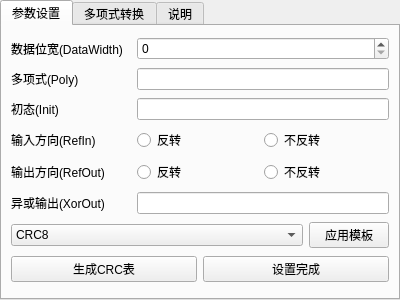
<?xml version="1.0" encoding="UTF-8"?>
<ui version="4.0">
 <class>FormCRCConf</class>
 <widget class="QWidget" name="FormCRCConf">
  <property name="geometry">
   <rect>
    <x>0</x>
    <y>0</y>
    <width>400</width>
    <height>300</height>
   </rect>
  </property>
  <property name="windowTitle">
   <string>CRC设置</string>
  </property>
  <layout class="QVBoxLayout" name="verticalLayout">
   <property name="spacing">
    <number>0</number>
   </property>
   <property name="leftMargin">
    <number>0</number>
   </property>
   <property name="topMargin">
    <number>0</number>
   </property>
   <property name="rightMargin">
    <number>0</number>
   </property>
   <property name="bottomMargin">
    <number>0</number>
   </property>
   <item>
    <widget class="QTabWidget" name="tabWidget">
     <property name="currentIndex">
      <number>0</number>
     </property>
     <widget class="QWidget" name="tab">
      <attribute name="title">
       <string>参数设置</string>
      </attribute>
      <layout class="QVBoxLayout" name="verticalLayout_2">
       <item>
        <layout class="QHBoxLayout" name="horizontalLayout_3">
         <item>
          <widget class="QLabel" name="label">
           <property name="sizePolicy">
            <sizepolicy hsizetype="Fixed" vsizetype="Preferred">
             <horstretch>0</horstretch>
             <verstretch>0</verstretch>
            </sizepolicy>
           </property>
           <property name="minimumSize">
            <size>
             <width>120</width>
             <height>0</height>
            </size>
           </property>
           <property name="text">
            <string>数据位宽(DataWidth)</string>
           </property>
          </widget>
         </item>
         <item>
          <widget class="QSpinBox" name="spin_dataWidth"/>
         </item>
        </layout>
       </item>
       <item>
        <layout class="QHBoxLayout" name="horizontalLayout_4">
         <item>
          <widget class="QLabel" name="label_2">
           <property name="sizePolicy">
            <sizepolicy hsizetype="Fixed" vsizetype="Preferred">
             <horstretch>0</horstretch>
             <verstretch>0</verstretch>
            </sizepolicy>
           </property>
           <property name="minimumSize">
            <size>
             <width>120</width>
             <height>0</height>
            </size>
           </property>
           <property name="text">
            <string>多项式(Poly)</string>
           </property>
          </widget>
         </item>
         <item>
          <widget class="QLineEdit" name="lineEdit_poly"/>
         </item>
        </layout>
       </item>
       <item>
        <layout class="QHBoxLayout" name="horizontalLayout_5">
         <item>
          <widget class="QLabel" name="label_3">
           <property name="sizePolicy">
            <sizepolicy hsizetype="Fixed" vsizetype="Preferred">
             <horstretch>0</horstretch>
             <verstretch>0</verstretch>
            </sizepolicy>
           </property>
           <property name="minimumSize">
            <size>
             <width>120</width>
             <height>0</height>
            </size>
           </property>
           <property name="text">
            <string>初态(Init)</string>
           </property>
          </widget>
         </item>
         <item>
          <widget class="QLineEdit" name="lineEdit_init"/>
         </item>
        </layout>
       </item>
       <item>
        <layout class="QHBoxLayout" name="horizontalLayout_6">
         <item>
          <widget class="QLabel" name="label_4">
           <property name="sizePolicy">
            <sizepolicy hsizetype="Fixed" vsizetype="Preferred">
             <horstretch>0</horstretch>
             <verstretch>0</verstretch>
            </sizepolicy>
           </property>
           <property name="minimumSize">
            <size>
             <width>120</width>
             <height>0</height>
            </size>
           </property>
           <property name="text">
            <string>输入方向(RefIn)</string>
           </property>
          </widget>
         </item>
         <item>
          <layout class="QHBoxLayout" name="horizontalLayout">
           <property name="spacing">
            <number>2</number>
           </property>
           <item>
            <widget class="QRadioButton" name="radio_refIn_reverse">
             <property name="text">
              <string>反转</string>
             </property>
             <attribute name="buttonGroup">
              <string notr="true">buttonGroup</string>
             </attribute>
            </widget>
           </item>
           <item>
            <widget class="QRadioButton" name="radio_refIn">
             <property name="text">
              <string>不反转</string>
             </property>
             <attribute name="buttonGroup">
              <string notr="true">buttonGroup</string>
             </attribute>
            </widget>
           </item>
          </layout>
         </item>
        </layout>
       </item>
       <item>
        <layout class="QHBoxLayout" name="horizontalLayout_7">
         <item>
          <widget class="QLabel" name="label_5">
           <property name="sizePolicy">
            <sizepolicy hsizetype="Fixed" vsizetype="Preferred">
             <horstretch>0</horstretch>
             <verstretch>0</verstretch>
            </sizepolicy>
           </property>
           <property name="minimumSize">
            <size>
             <width>120</width>
             <height>0</height>
            </size>
           </property>
           <property name="text">
            <string>输出方向(RefOut)</string>
           </property>
          </widget>
         </item>
         <item>
          <layout class="QHBoxLayout" name="horizontalLayout_2">
           <property name="spacing">
            <number>2</number>
           </property>
           <item>
            <widget class="QRadioButton" name="radio_refOut_reverse">
             <property name="text">
              <string>反转</string>
             </property>
             <attribute name="buttonGroup">
              <string notr="true">buttonGroup_2</string>
             </attribute>
            </widget>
           </item>
           <item>
            <widget class="QRadioButton" name="radio_refOut">
             <property name="text">
              <string>不反转</string>
             </property>
             <attribute name="buttonGroup">
              <string notr="true">buttonGroup_2</string>
             </attribute>
            </widget>
           </item>
          </layout>
         </item>
        </layout>
       </item>
       <item>
        <layout class="QHBoxLayout" name="horizontalLayout_8">
         <item>
          <widget class="QLabel" name="label_6">
           <property name="sizePolicy">
            <sizepolicy hsizetype="Fixed" vsizetype="Preferred">
             <horstretch>0</horstretch>
             <verstretch>0</verstretch>
            </sizepolicy>
           </property>
           <property name="minimumSize">
            <size>
             <width>120</width>
             <height>0</height>
            </size>
           </property>
           <property name="text">
            <string>异或输出(XorOut)</string>
           </property>
          </widget>
         </item>
         <item>
          <widget class="QLineEdit" name="lineEdit_xorOut"/>
         </item>
        </layout>
       </item>
       <item>
        <layout class="QHBoxLayout" name="horizontalLayout_9" stretch="7,0">
         <item>
          <widget class="QComboBox" name="combo_template">
           <property name="currentIndex">
            <number>6</number>
           </property>
           <item>
            <property name="text">
             <string>CRC4_ITU</string>
            </property>
           </item>
           <item>
            <property name="text">
             <string>CRC5_EPC</string>
            </property>
           </item>
           <item>
            <property name="text">
             <string>CRC5_ITU</string>
            </property>
           </item>
           <item>
            <property name="text">
             <string>CRC5_USB</string>
            </property>
           </item>
           <item>
            <property name="text">
             <string>CRC6_ITU</string>
            </property>
           </item>
           <item>
            <property name="text">
             <string>CRC7_MMC</string>
            </property>
           </item>
           <item>
            <property name="text">
             <string>CRC8</string>
            </property>
           </item>
           <item>
            <property name="text">
             <string>CRC8_ITU</string>
            </property>
           </item>
           <item>
            <property name="text">
             <string>CRC8_ROHC</string>
            </property>
           </item>
           <item>
            <property name="text">
             <string>CRC8_MAXIM</string>
            </property>
           </item>
           <item>
            <property name="text">
             <string>CRC16_IBM</string>
            </property>
           </item>
           <item>
            <property name="text">
             <string>CRC16_MAXIM</string>
            </property>
           </item>
           <item>
            <property name="text">
             <string>CRC16_USB</string>
            </property>
           </item>
           <item>
            <property name="text">
             <string>CRC16_MODBUS</string>
            </property>
           </item>
           <item>
            <property name="text">
             <string>CRC16_CCITT</string>
            </property>
           </item>
           <item>
            <property name="text">
             <string>CRC16_CCITT_FALSE</string>
            </property>
           </item>
           <item>
            <property name="text">
             <string>CRC16_X25</string>
            </property>
           </item>
           <item>
            <property name="text">
             <string>CRC16_XMODEM</string>
            </property>
           </item>
           <item>
            <property name="text">
             <string>CRC16_DNP</string>
            </property>
           </item>
           <item>
            <property name="text">
             <string>CRC24</string>
            </property>
           </item>
           <item>
            <property name="text">
             <string>CRC32</string>
            </property>
           </item>
           <item>
            <property name="text">
             <string>CRC32_MPEG2</string>
            </property>
           </item>
          </widget>
         </item>
         <item>
          <widget class="QPushButton" name="button_templateSet">
           <property name="text">
            <string>应用模板</string>
           </property>
          </widget>
         </item>
        </layout>
       </item>
       <item>
        <layout class="QHBoxLayout" name="horizontalLayout_15">
         <item>
          <widget class="QPushButton" name="button_generateMeter">
           <property name="text">
            <string>生成CRC表</string>
           </property>
          </widget>
         </item>
         <item>
          <widget class="QPushButton" name="button_confDone">
           <property name="text">
            <string>设置完成</string>
           </property>
          </widget>
         </item>
        </layout>
       </item>
      </layout>
     </widget>
     <widget class="QWidget" name="tab_3">
      <attribute name="title">
       <string>多项式转换</string>
      </attribute>
      <layout class="QVBoxLayout" name="verticalLayout_4">
       <item>
        <layout class="QHBoxLayout" name="horizontalLayout_11">
         <item>
          <widget class="QLabel" name="label_7">
           <property name="sizePolicy">
            <sizepolicy hsizetype="Fixed" vsizetype="Preferred">
             <horstretch>0</horstretch>
             <verstretch>0</verstretch>
            </sizepolicy>
           </property>
           <property name="minimumSize">
            <size>
             <width>120</width>
             <height>0</height>
            </size>
           </property>
           <property name="text">
            <string>数学表达式(x4+x2+x0)</string>
           </property>
          </widget>
         </item>
         <item>
          <widget class="QLineEdit" name="lineEdit_poly_math"/>
         </item>
        </layout>
       </item>
       <item>
        <layout class="QHBoxLayout" name="horizontalLayout_10">
         <item>
          <widget class="QLabel" name="label_9">
           <property name="sizePolicy">
            <sizepolicy hsizetype="Fixed" vsizetype="Preferred">
             <horstretch>0</horstretch>
             <verstretch>0</verstretch>
            </sizepolicy>
           </property>
           <property name="minimumSize">
            <size>
             <width>120</width>
             <height>0</height>
            </size>
           </property>
           <property name="text">
            <string>最大阶数</string>
           </property>
          </widget>
         </item>
         <item>
          <widget class="QSpinBox" name="spin_maxOrder">
           <property name="minimum">
            <number>1</number>
           </property>
          </widget>
         </item>
        </layout>
       </item>
       <item>
        <layout class="QHBoxLayout" name="horizontalLayout_12">
         <item>
          <widget class="QLabel" name="label_10">
           <property name="sizePolicy">
            <sizepolicy hsizetype="Fixed" vsizetype="Preferred">
             <horstretch>0</horstretch>
             <verstretch>0</verstretch>
            </sizepolicy>
           </property>
           <property name="minimumSize">
            <size>
             <width>120</width>
             <height>0</height>
            </size>
           </property>
           <property name="text">
            <string>十六进制表达式</string>
           </property>
          </widget>
         </item>
         <item>
          <widget class="QLineEdit" name="lineEdit_poly_hex"/>
         </item>
        </layout>
       </item>
       <item>
        <layout class="QHBoxLayout" name="horizontalLayout_14">
         <property name="spacing">
          <number>2</number>
         </property>
         <item>
          <widget class="QRadioButton" name="radio_poly_simple">
           <property name="text">
            <string>简写多项式(省略最高位)</string>
           </property>
           <property name="checked">
            <bool>true</bool>
           </property>
           <attribute name="buttonGroup">
            <string notr="true">buttonGroup_3</string>
           </attribute>
          </widget>
         </item>
         <item>
          <widget class="QRadioButton" name="radio_poly_whole">
           <property name="text">
            <string>完整表达式</string>
           </property>
           <attribute name="buttonGroup">
            <string notr="true">buttonGroup_3</string>
           </attribute>
          </widget>
         </item>
        </layout>
       </item>
       <item>
        <layout class="QHBoxLayout" name="horizontalLayout_13">
         <property name="spacing">
          <number>2</number>
         </property>
         <item>
          <widget class="QRadioButton" name="radio_math2hex">
           <property name="text">
            <string>数学表达式转Hex</string>
           </property>
           <property name="checked">
            <bool>true</bool>
           </property>
           <attribute name="buttonGroup">
            <string notr="true">buttonGroup_4</string>
           </attribute>
          </widget>
         </item>
         <item>
          <widget class="QRadioButton" name="radio_hex2math">
           <property name="text">
            <string>Hex转数学表达式</string>
           </property>
           <attribute name="buttonGroup">
            <string notr="true">buttonGroup_4</string>
           </attribute>
          </widget>
         </item>
        </layout>
       </item>
       <item>
        <widget class="QPushButton" name="button_convertPoly">
         <property name="text">
          <string>转换</string>
         </property>
        </widget>
       </item>
      </layout>
     </widget>
     <widget class="QWidget" name="tab_2">
      <attribute name="title">
       <string>说明</string>
      </attribute>
      <layout class="QVBoxLayout" name="verticalLayout_3">
       <property name="spacing">
        <number>0</number>
       </property>
       <property name="leftMargin">
        <number>0</number>
       </property>
       <property name="topMargin">
        <number>0</number>
       </property>
       <property name="rightMargin">
        <number>0</number>
       </property>
       <property name="bottomMargin">
        <number>0</number>
       </property>
       <item>
        <widget class="QTextBrowser" name="textBrowser">
         <property name="html">
          <string>&lt;!DOCTYPE HTML PUBLIC &quot;-//W3C//DTD HTML 4.0//EN&quot; &quot;http://www.w3.org/TR/REC-html40/strict.dtd&quot;&gt;
&lt;html&gt;&lt;head&gt;&lt;meta name=&quot;qrichtext&quot; content=&quot;1&quot; /&gt;&lt;style type=&quot;text/css&quot;&gt;
p, li { white-space: pre-wrap; }
&lt;/style&gt;&lt;/head&gt;&lt;body style=&quot; font-family:'SimSun'; font-size:9pt; font-weight:400; font-style:normal;&quot;&gt;
&lt;p style=&quot; margin-top:0px; margin-bottom:0px; margin-left:0px; margin-right:0px; -qt-block-indent:0; text-indent:0px;&quot;&gt;&lt;span style=&quot; font-family:'Helvetica Neue,Helvetica,Arial,sans-serif'; font-size:12pt; font-weight:600; color:#000000;&quot;&gt;CRC(循环冗余检验)的配置参数直接影响校验结果的准确性,不同参数组合对于不同的CRC标准,程序预置常见模板,可以直接选用或者选用相近模板修改参数,核心参数含义解析如下:&lt;/span&gt;&lt;/p&gt;
&lt;ul type=&quot;square&quot; style=&quot;margin-top: 0px; margin-bottom: 0px; margin-left: 0px; margin-right: 0px; -qt-list-indent: 1;&quot;&gt;&lt;li style=&quot; font-family:'Helvetica Neue,Helvetica,Arial,sans-serif'; font-size:8pt; color:#000000;&quot; style=&quot; margin-top:0px; margin-bottom:0px; margin-left:0px; margin-right:0px; -qt-block-indent:0; text-indent:0px;&quot;&gt;&lt;span style=&quot; font-size:12pt;&quot;&gt;数据位宽(DataWidth):CRC寄存器的位宽&lt;/span&gt;&lt;/li&gt;
&lt;li style=&quot; font-family:'Helvetica Neue,Helvetica,Arial,sans-serif'; font-size:10pt; color:#000000;&quot; style=&quot; margin-top:0px; margin-bottom:0px; margin-left:0px; margin-right:0px; -qt-block-indent:0; text-indent:0px;&quot;&gt;&lt;span style=&quot; font-size:16px;&quot;&gt;多项式(Poly):CRC寄存器的异或校验值,由于需具备不可约性最所以最高阶数必须存在, 即最高bit必须为1,靠位宽就可以定位最高阶数, 所以在书写时经常忽略,更符合阅读习惯&lt;/span&gt;&lt;/li&gt;
&lt;li style=&quot; font-family:'Helvetica Neue,Helvetica,Arial,sans-serif'; font-size:10pt; color:#000000;&quot; style=&quot; margin-top:0px; margin-bottom:0px; margin-left:0px; margin-right:0px; -qt-block-indent:0; text-indent:0px;&quot;&gt;&lt;span style=&quot; font-size:16px;&quot;&gt;初态(Init):CRC寄存器的初态,一般默认为0&lt;/span&gt;&lt;/li&gt;
&lt;li style=&quot; font-family:'Helvetica Neue,Helvetica,Arial,sans-serif'; font-size:10pt; color:#000000;&quot; style=&quot; margin-top:0px; margin-bottom:0px; margin-left:0px; margin-right:0px; -qt-block-indent:0; text-indent:0px;&quot;&gt;&lt;span style=&quot; font-size:16px;&quot;&gt;输入/输出方向(RefIn/RefOut):bit流的在进入CRC寄存器的方向&lt;/span&gt;&lt;/li&gt;
&lt;li style=&quot; font-family:'Helvetica Neue,Helvetica,Arial,sans-serif'; font-size:10pt; color:#000000;&quot; style=&quot; margin-top:0px; margin-bottom:0px; margin-left:0px; margin-right:0px; -qt-block-indent:0; text-indent:0px;&quot;&gt;&lt;span style=&quot; font-size:16px;&quot;&gt;输出异或(XorOut):最终计算完成后的CRC寄存器中的值再进行一次异或再输出, 一般默认为0,即不处理&lt;/span&gt;&lt;/li&gt;&lt;/ul&gt;
&lt;p style=&quot;-qt-paragraph-type:empty; margin-top:0px; margin-bottom:0px; margin-left:0px; margin-right:0px; -qt-block-indent:0; text-indent:0px; font-family:'Helvetica Neue,Helvetica,Arial,sans-serif'; font-size:8pt; color:#000000;&quot;&gt;&lt;br /&gt;&lt;/p&gt;
&lt;p style=&quot; margin-top:0px; margin-bottom:0px; margin-left:0px; margin-right:0px; -qt-block-indent:0; text-indent:0px;&quot;&gt;&lt;span style=&quot; font-family:'Helvetica Neue,Helvetica,Arial,sans-serif'; font-size:12pt; font-weight:600; color:#000000;&quot;&gt;多项式转换功能:&lt;/span&gt;&lt;/p&gt;
&lt;ul type=&quot;square&quot; style=&quot;margin-top: 0px; margin-bottom: 0px; margin-left: 0px; margin-right: 0px; -qt-list-indent: 1;&quot;&gt;&lt;li style=&quot; font-family:'Helvetica Neue,Helvetica,Arial,sans-serif'; font-size:8pt; color:#000000;&quot; style=&quot; margin-top:0px; margin-bottom:0px; margin-left:0px; margin-right:0px; -qt-block-indent:0; text-indent:0px;&quot;&gt;&lt;span style=&quot; font-size:16px;&quot;&gt;数学表达式:按x5+x4+x3+x2+x1+x0的格式书写,其中xn中,n为多项式阶数&lt;/span&gt;&lt;/li&gt;
&lt;li style=&quot; font-family:'Helvetica Neue,Helvetica,Arial,sans-serif'; font-size:8pt; color:#000000;&quot; style=&quot; margin-top:0px; margin-bottom:0px; margin-left:0px; margin-right:0px; -qt-block-indent:0; text-indent:0px;&quot;&gt;&lt;span style=&quot; font-size:16px;&quot;&gt;最大阶数:代表多项式的最高项数是多少,  在数学表达式转Hex时自动更新, 在Hex转数学表达式时需指定&lt;/span&gt;&lt;/li&gt;
&lt;li style=&quot; font-family:'Helvetica Neue,Helvetica,Arial,sans-serif'; font-size:8pt; color:#000000;&quot; style=&quot; margin-top:0px; margin-bottom:0px; margin-left:0px; margin-right:0px; -qt-block-indent:0; text-indent:0px;&quot;&gt;&lt;span style=&quot; font-size:16px;&quot;&gt;十六进制表达式: 用于直接配置CRC参数&lt;/span&gt;&lt;/li&gt;
&lt;li style=&quot; font-family:'Helvetica Neue,Helvetica,Arial,sans-serif'; font-size:8pt; color:#000000;&quot; style=&quot; margin-top:0px; margin-bottom:0px; margin-left:0px; margin-right:0px; -qt-block-indent:0; text-indent:0px;&quot;&gt;&lt;span style=&quot; font-size:16px;&quot;&gt;是否简写多项式, 由于多项式需具备不可约性,所以最高阶必然存在,即最高bit必须为1, 靠位宽就可以定位最高阶数, 所以在书写时经常忽略,更符合阅读习惯, 可以控制十六进制表达式的形式&lt;/span&gt;&lt;/li&gt;&lt;/ul&gt;
&lt;p style=&quot;-qt-paragraph-type:empty; margin-top:0px; margin-bottom:0px; margin-left:0px; margin-right:0px; -qt-block-indent:0; text-indent:0px; font-family:'Helvetica Neue,Helvetica,Arial,sans-serif'; font-size:8pt; color:#000000;&quot;&gt;&lt;br /&gt;&lt;/p&gt;&lt;/body&gt;&lt;/html&gt;</string>
         </property>
        </widget>
       </item>
      </layout>
     </widget>
    </widget>
   </item>
  </layout>
 </widget>
 <resources/>
 <connections/>
 <buttongroups>
  <buttongroup name="buttonGroup_2"/>
  <buttongroup name="buttonGroup_3"/>
  <buttongroup name="buttonGroup"/>
  <buttongroup name="buttonGroup_4"/>
 </buttongroups>
</ui>
